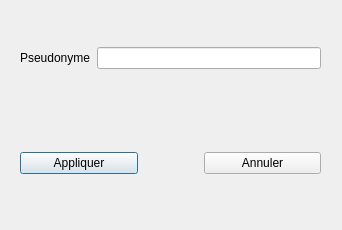
<?xml version="1.0" encoding="UTF-8"?>
<ui version="4.0">
 <class>ModifProfilDialog</class>
 <widget class="QDialog" name="ModifProfilDialog">
  <property name="windowModality">
   <enum>Qt::WindowModal</enum>
  </property>
  <property name="enabled">
   <bool>true</bool>
  </property>
  <property name="geometry">
   <rect>
    <x>0</x>
    <y>0</y>
    <width>342</width>
    <height>230</height>
   </rect>
  </property>
  <property name="windowTitle">
   <string>Modification profil</string>
  </property>
  <property name="autoFillBackground">
   <bool>false</bool>
  </property>
  <property name="sizeGripEnabled">
   <bool>false</bool>
  </property>
  <property name="modal">
   <bool>false</bool>
  </property>
  <widget class="QWidget" name="layoutWidget">
   <property name="geometry">
    <rect>
     <x>20</x>
     <y>20</y>
     <width>301</width>
     <height>181</height>
    </rect>
   </property>
   <layout class="QVBoxLayout" name="verticalLayout">
    <item>
     <layout class="QHBoxLayout" name="pseudoLayout">
      <item>
       <widget class="QLabel" name="Pseudolabel">
        <property name="text">
         <string>Pseudonyme</string>
        </property>
       </widget>
      </item>
      <item>
       <widget class="QLineEdit" name="PseudoEdit"/>
      </item>
     </layout>
    </item>
    <item>
     <spacer name="verticalSpacer">
      <property name="orientation">
       <enum>Qt::Vertical</enum>
      </property>
      <property name="sizeType">
       <enum>QSizePolicy::Fixed</enum>
      </property>
      <property name="sizeHint" stdset="0">
       <size>
        <width>20</width>
        <height>50</height>
       </size>
      </property>
     </spacer>
    </item>
    <item>
     <layout class="QHBoxLayout" name="horizontalLayout">
      <item>
       <widget class="QPushButton" name="appliquerModifButton">
        <property name="text">
         <string>Appliquer</string>
        </property>
       </widget>
      </item>
      <item>
       <spacer name="horizontalSpacer">
        <property name="orientation">
         <enum>Qt::Horizontal</enum>
        </property>
        <property name="sizeType">
         <enum>QSizePolicy::Fixed</enum>
        </property>
        <property name="sizeHint" stdset="0">
         <size>
          <width>60</width>
          <height>20</height>
         </size>
        </property>
       </spacer>
      </item>
      <item>
       <widget class="QPushButton" name="annulerModifButton">
        <property name="text">
         <string>Annuler</string>
        </property>
       </widget>
      </item>
     </layout>
    </item>
   </layout>
  </widget>
 </widget>
 <resources/>
 <connections>
  <connection>
   <sender>annulerModifButton</sender>
   <signal>clicked()</signal>
   <receiver>ModifProfilDialog</receiver>
   <slot>reject()</slot>
   <hints>
    <hint type="sourcelabel">
     <x>214</x>
     <y>204</y>
    </hint>
    <hint type="destinationlabel">
     <x>199</x>
     <y>149</y>
    </hint>
   </hints>
  </connection>
 </connections>
</ui>
